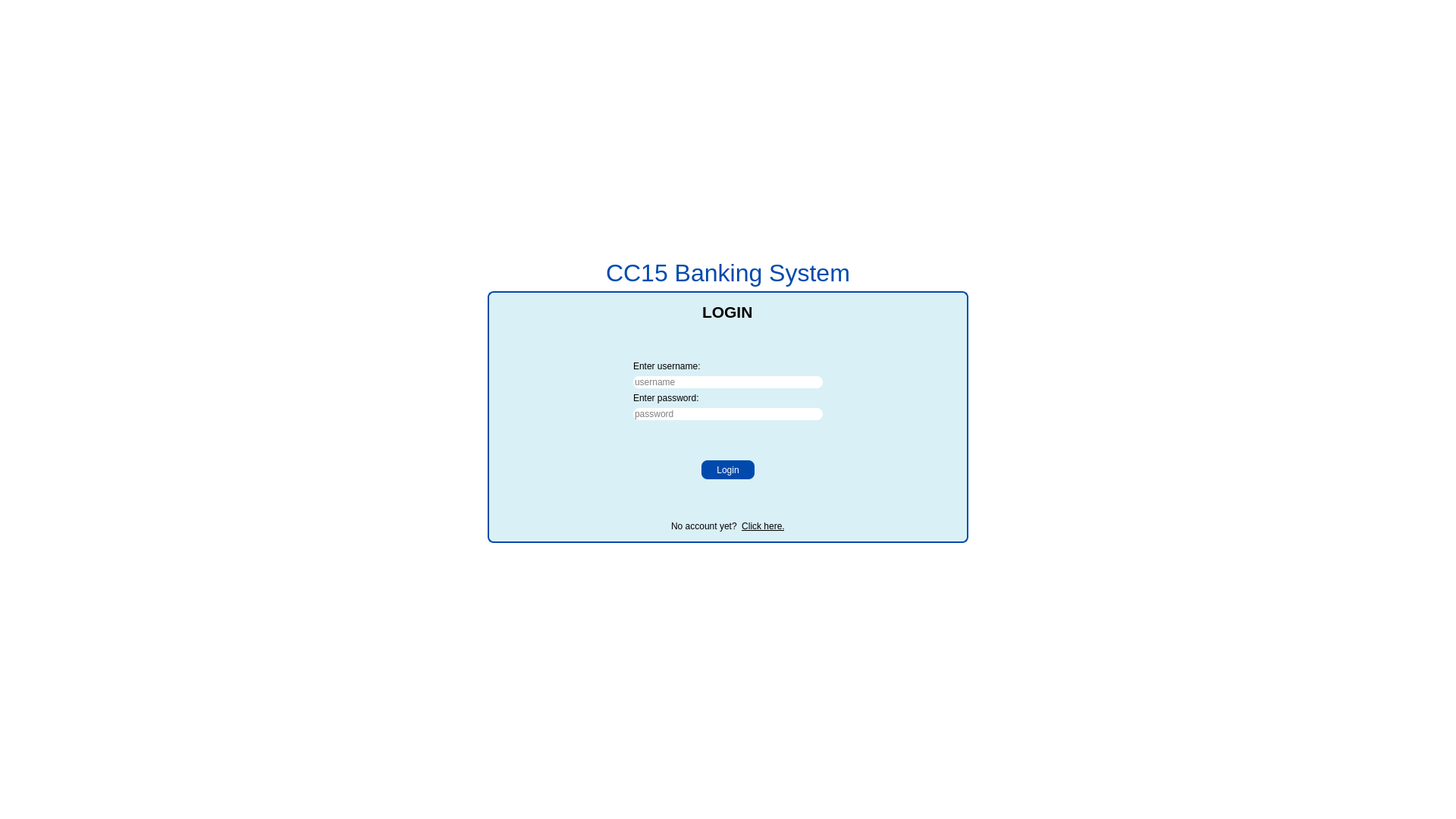
<?xml version="1.0" encoding="UTF-8"?>
<ui version="4.0">
 <class>MainWindow</class>
 <widget class="QMainWindow" name="MainWindow">
  <property name="enabled">
   <bool>true</bool>
  </property>
  <property name="geometry">
   <rect>
    <x>0</x>
    <y>0</y>
    <width>1920</width>
    <height>1080</height>
   </rect>
  </property>
  <property name="font">
   <font>
    <pointsize>24</pointsize>
   </font>
  </property>
  <property name="windowTitle">
   <string>MainWindow</string>
  </property>
  <property name="styleSheet">
   <string notr="true">background: #ffffff;
color: #ffffff;</string>
  </property>
  <widget class="QWidget" name="centralwidget">
   <property name="minimumSize">
    <size>
     <width>960</width>
     <height>497</height>
    </size>
   </property>
   <layout class="QHBoxLayout" name="horizontalLayout_3">
    <item>
     <spacer name="horizontalSpacer_3">
      <property name="orientation">
       <enum>Qt::Horizontal</enum>
      </property>
      <property name="sizeHint" stdset="0">
       <size>
        <width>40</width>
        <height>20</height>
       </size>
      </property>
     </spacer>
    </item>
    <item>
     <layout class="QVBoxLayout" name="verticalLayout_2">
      <item>
       <spacer name="verticalSpacer_3">
        <property name="orientation">
         <enum>Qt::Vertical</enum>
        </property>
        <property name="sizeHint" stdset="0">
         <size>
          <width>20</width>
          <height>40</height>
         </size>
        </property>
       </spacer>
      </item>
      <item alignment="Qt::AlignHCenter">
       <widget class="QLabel" name="label">
        <property name="enabled">
         <bool>false</bool>
        </property>
        <property name="font">
         <font>
          <pointsize>24</pointsize>
         </font>
        </property>
        <property name="styleSheet">
         <string notr="true">color: #004aad;</string>
        </property>
        <property name="text">
         <string>CC15 Banking System</string>
        </property>
        <property name="scaledContents">
         <bool>false</bool>
        </property>
       </widget>
      </item>
      <item>
       <widget class="QGroupBox" name="groupBox">
        <property name="minimumSize">
         <size>
          <width>0</width>
          <height>300</height>
         </size>
        </property>
        <property name="styleSheet">
         <string notr="true">border: 2px solid #004aad;
border-radius: 8px;
background: #daf0f7;</string>
        </property>
        <property name="title">
         <string/>
        </property>
        <layout class="QVBoxLayout" name="verticalLayout">
         <item alignment="Qt::AlignHCenter">
          <widget class="QLabel" name="label_2">
           <property name="maximumSize">
            <size>
             <width>16777215</width>
             <height>25</height>
            </size>
           </property>
           <property name="font">
            <font>
             <pointsize>16</pointsize>
             <bold>true</bold>
            </font>
           </property>
           <property name="styleSheet">
            <string notr="true">border: 0;
color: rgb(0, 0, 0);</string>
           </property>
           <property name="text">
            <string>LOGIN</string>
           </property>
          </widget>
         </item>
         <item>
          <spacer name="verticalSpacer">
           <property name="orientation">
            <enum>Qt::Vertical</enum>
           </property>
           <property name="sizeHint" stdset="0">
            <size>
             <width>20</width>
             <height>20</height>
            </size>
           </property>
          </spacer>
         </item>
         <item alignment="Qt::AlignHCenter">
          <widget class="QLabel" name="label_4">
           <property name="minimumSize">
            <size>
             <width>250</width>
             <height>0</height>
            </size>
           </property>
           <property name="styleSheet">
            <string notr="true">border: 0;
color: rgb(0, 0, 0);</string>
           </property>
           <property name="text">
            <string>Enter username:</string>
           </property>
          </widget>
         </item>
         <item alignment="Qt::AlignHCenter">
          <widget class="QLineEdit" name="lineEdit">
           <property name="minimumSize">
            <size>
             <width>250</width>
             <height>0</height>
            </size>
           </property>
           <property name="maximumSize">
            <size>
             <width>16777215</width>
             <height>16777215</height>
            </size>
           </property>
           <property name="styleSheet">
            <string notr="true">border: 0;
background: white;
color: rgb(0, 0, 0);</string>
           </property>
           <property name="placeholderText">
            <string>username</string>
           </property>
          </widget>
         </item>
         <item alignment="Qt::AlignHCenter">
          <widget class="QLabel" name="label_5">
           <property name="minimumSize">
            <size>
             <width>250</width>
             <height>0</height>
            </size>
           </property>
           <property name="styleSheet">
            <string notr="true">border: 0;
color: rgb(0, 0, 0);</string>
           </property>
           <property name="text">
            <string>Enter password:</string>
           </property>
          </widget>
         </item>
         <item alignment="Qt::AlignHCenter">
          <widget class="QLineEdit" name="lineEdit_2">
           <property name="minimumSize">
            <size>
             <width>250</width>
             <height>0</height>
            </size>
           </property>
           <property name="maximumSize">
            <size>
             <width>300</width>
             <height>16777215</height>
            </size>
           </property>
           <property name="styleSheet">
            <string notr="true">border: 0;
background: white;
color: rgb(0, 0, 0);</string>
           </property>
           <property name="placeholderText">
            <string>password</string>
           </property>
          </widget>
         </item>
         <item>
          <spacer name="verticalSpacer_5">
           <property name="orientation">
            <enum>Qt::Vertical</enum>
           </property>
           <property name="sizeHint" stdset="0">
            <size>
             <width>20</width>
             <height>10</height>
            </size>
           </property>
          </spacer>
         </item>
         <item alignment="Qt::AlignHCenter">
          <widget class="QPushButton" name="btn_login">
           <property name="sizePolicy">
            <sizepolicy hsizetype="Preferred" vsizetype="Preferred">
             <horstretch>0</horstretch>
             <verstretch>0</verstretch>
            </sizepolicy>
           </property>
           <property name="minimumSize">
            <size>
             <width>70</width>
             <height>25</height>
            </size>
           </property>
           <property name="styleSheet">
            <string notr="true">background: #004aad;
border: 0;</string>
           </property>
           <property name="text">
            <string>Login</string>
           </property>
          </widget>
         </item>
         <item>
          <spacer name="verticalSpacer_4">
           <property name="orientation">
            <enum>Qt::Vertical</enum>
           </property>
           <property name="sizeHint" stdset="0">
            <size>
             <width>20</width>
             <height>20</height>
            </size>
           </property>
          </spacer>
         </item>
         <item>
          <layout class="QHBoxLayout" name="horizontalLayout_2">
           <item>
            <spacer name="horizontalSpacer_2">
             <property name="orientation">
              <enum>Qt::Horizontal</enum>
             </property>
             <property name="sizeHint" stdset="0">
              <size>
               <width>40</width>
               <height>20</height>
              </size>
             </property>
            </spacer>
           </item>
           <item>
            <widget class="QLabel" name="label_3">
             <property name="styleSheet">
              <string notr="true">border: 0;
color: rgb(0, 0, 0);</string>
             </property>
             <property name="text">
              <string>No account yet?</string>
             </property>
            </widget>
           </item>
           <item>
            <widget class="QPushButton" name="register_button">
             <property name="font">
              <font>
               <underline>true</underline>
              </font>
             </property>
             <property name="styleSheet">
              <string notr="true">border: 0;
color: rgb(0, 0, 0);</string>
             </property>
             <property name="text">
              <string>Click here.</string>
             </property>
            </widget>
           </item>
           <item>
            <spacer name="horizontalSpacer">
             <property name="orientation">
              <enum>Qt::Horizontal</enum>
             </property>
             <property name="sizeHint" stdset="0">
              <size>
               <width>40</width>
               <height>20</height>
              </size>
             </property>
            </spacer>
           </item>
          </layout>
         </item>
        </layout>
       </widget>
      </item>
      <item>
       <spacer name="verticalSpacer_2">
        <property name="orientation">
         <enum>Qt::Vertical</enum>
        </property>
        <property name="sizeHint" stdset="0">
         <size>
          <width>20</width>
          <height>40</height>
         </size>
        </property>
       </spacer>
      </item>
     </layout>
    </item>
    <item>
     <spacer name="horizontalSpacer_4">
      <property name="orientation">
       <enum>Qt::Horizontal</enum>
      </property>
      <property name="sizeHint" stdset="0">
       <size>
        <width>40</width>
        <height>20</height>
       </size>
      </property>
     </spacer>
    </item>
   </layout>
  </widget>
  <widget class="QMenuBar" name="menubar">
   <property name="geometry">
    <rect>
     <x>0</x>
     <y>0</y>
     <width>1920</width>
     <height>22</height>
    </rect>
   </property>
  </widget>
  <widget class="QStatusBar" name="statusbar"/>
 </widget>
 <resources/>
 <connections/>
</ui>
